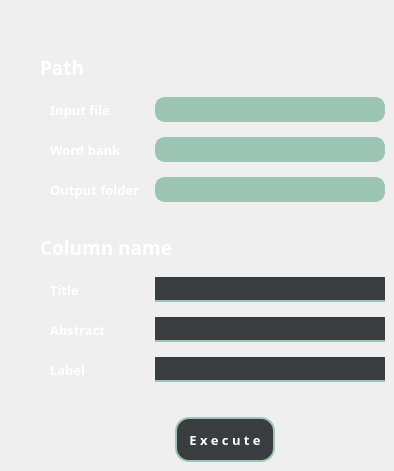
          <widget class="QWidget" name="page_7">
           <property name="font">
            <font>
             <pointsize>10</pointsize>
            </font>
           </property>
           <property name="styleSheet">
            <string notr="true">QLabel {
 color: #fff;
}

#bu_input_path,
#bu_wb_path,
#bu_output_path {
 color: #000;
 background-color: #9CC4B2;
 border-radius: 10px;
 border: 2px solid #9CC4B2;
}

#bu_input, #bu_output, #bu_wb {
 color: #000;
 background-color: #9CC4B2;
 border-radius: 10px;
 border: 2px solid #9CC4B2;
}

#bu_input_button,
#bu_wb_button,
#bu_output_button {
 color: #000;
 background-color: #9CC4B2;
 border-radius: 10px;
 border: 4px solid #9CC4B2;
}

#bu_ti_col,
#bu_ab_col,
#bu_label_col {
 background-color: #393D3F;
 border: none;
 border-bottom: 2px solid #9CC4B2;
 color: #B2B2B2;
 padding-bottom: 3px;
}
</string>
           </property>
           <widget class="QLabel" name="ab_col">
            <property name="geometry">
             <rect>
              <x>50</x>
              <y>320</y>
              <width>100</width>
              <height>20</height>
             </rect>
            </property>
            <property name="font">
             <font>
              <family>微軟正黑體</family>
              <pointsize>10</pointsize>
              <weight>75</weight>
              <bold>true</bold>
             </font>
            </property>
            <property name="text">
             <string>Abstract</string>
            </property>
           </widget>
           <widget class="QLabel" name="label_7">
            <property name="geometry">
             <rect>
              <x>50</x>
              <y>180</y>
              <width>115</width>
              <height>20</height>
             </rect>
            </property>
            <property name="font">
             <font>
              <family>微軟正黑體</family>
              <pointsize>10</pointsize>
              <weight>75</weight>
              <bold>true</bold>
             </font>
            </property>
            <property name="text">
             <string>Output folder</string>
            </property>
           </widget>
           <widget class="QPushButton" name="bu_exeButton">
            <property name="geometry">
             <rect>
              <x>175</x>
              <y>417</y>
              <width>100</width>
              <height>45</height>
             </rect>
            </property>
            <property name="sizePolicy">
             <sizepolicy hsizetype="Fixed" vsizetype="Fixed">
              <horstretch>0</horstretch>
              <verstretch>0</verstretch>
             </sizepolicy>
            </property>
            <property name="font">
             <font>
              <family>SemplicitaPro</family>
              <pointsize>10</pointsize>
              <weight>75</weight>
              <bold>true</bold>
             </font>
            </property>
            <property name="styleSheet">
             <string notr="true">QPushButton#bu_exeButton {
 color: #fff;
 background-color: #393D3F;
 border-radius: 14px;
 border: 2px solid #9CC4B2;
}

QPushButton#bu_exeButton:hover, press {
 color: #393D3F;
 background-color: #9CC4B2;
 border-radius: 14px;
 border: 2px solid #9CC4B2;
}</string>
            </property>
            <property name="text">
             <string>E x e c u t e</string>
            </property>
            <property name="flat">
             <bool>false</bool>
            </property>
           </widget>
           <widget class="QLabel" name="label_6">
            <property name="geometry">
             <rect>
              <x>50</x>
              <y>140</y>
              <width>101</width>
              <height>20</height>
             </rect>
            </property>
            <property name="font">
             <font>
              <family>微軟正黑體</family>
              <pointsize>10</pointsize>
              <weight>75</weight>
              <bold>true</bold>
             </font>
            </property>
            <property name="text">
             <string>Word bank</string>
            </property>
           </widget>
           <widget class="QLabel" name="label_5">
            <property name="geometry">
             <rect>
              <x>50</x>
              <y>100</y>
              <width>101</width>
              <height>20</height>
             </rect>
            </property>
            <property name="font">
             <font>
              <family>微軟正黑體</family>
              <pointsize>10</pointsize>
              <weight>75</weight>
              <bold>true</bold>
             </font>
            </property>
            <property name="text">
             <string>Input file</string>
            </property>
           </widget>
           <widget class="QLabel" name="label_8">
            <property name="geometry">
             <rect>
              <x>50</x>
              <y>280</y>
              <width>100</width>
              <height>20</height>
             </rect>
            </property>
            <property name="font">
             <font>
              <family>微軟正黑體</family>
              <pointsize>10</pointsize>
              <weight>75</weight>
              <bold>true</bold>
             </font>
            </property>
            <property name="text">
             <string>Title</string>
            </property>
           </widget>
           <widget class="QLabel" name="label_10">
            <property name="geometry">
             <rect>
              <x>50</x>
              <y>360</y>
              <width>100</width>
              <height>20</height>
             </rect>
            </property>
            <property name="font">
             <font>
              <family>微軟正黑體</family>
              <pointsize>10</pointsize>
              <weight>75</weight>
              <bold>true</bold>
             </font>
            </property>
            <property name="text">
             <string>Label</string>
            </property>
           </widget>
           <widget class="QLineEdit" name="bu_label_col">
            <property name="geometry">
             <rect>
              <x>155</x>
              <y>357</y>
              <width>230</width>
              <height>25</height>
             </rect>
            </property>
            <property name="sizePolicy">
             <sizepolicy hsizetype="Maximum" vsizetype="Fixed">
              <horstretch>0</horstretch>
              <verstretch>0</verstretch>
             </sizepolicy>
            </property>
            <property name="font">
             <font>
              <family>微軟正黑體</family>
              <pointsize>10</pointsize>
              <weight>75</weight>
              <bold>true</bold>
             </font>
            </property>
           </widget>
           <widget class="QLineEdit" name="bu_ti_col">
            <property name="geometry">
             <rect>
              <x>155</x>
              <y>277</y>
              <width>230</width>
              <height>25</height>
             </rect>
            </property>
            <property name="sizePolicy">
             <sizepolicy hsizetype="Maximum" vsizetype="Fixed">
              <horstretch>0</horstretch>
              <verstretch>0</verstretch>
             </sizepolicy>
            </property>
            <property name="font">
             <font>
              <family>微軟正黑體</family>
              <pointsize>10</pointsize>
              <weight>75</weight>
              <bold>true</bold>
             </font>
            </property>
            <property name="styleSheet">
             <string notr="true"/>
            </property>
           </widget>
           <widget class="QLineEdit" name="bu_ab_col">
            <property name="geometry">
             <rect>
              <x>155</x>
              <y>317</y>
              <width>230</width>
              <height>25</height>
             </rect>
            </property>
            <property name="sizePolicy">
             <sizepolicy hsizetype="Maximum" vsizetype="Fixed">
              <horstretch>0</horstretch>
              <verstretch>0</verstretch>
             </sizepolicy>
            </property>
            <property name="font">
             <font>
              <family>微軟正黑體</family>
              <pointsize>10</pointsize>
              <weight>75</weight>
              <bold>true</bold>
             </font>
            </property>
           </widget>
           <widget class="QWidget" name="bu_input" native="true">
            <property name="geometry">
             <rect>
              <x>155</x>
              <y>97</y>
              <width>230</width>
              <height>25</height>
             </rect>
            </property>
            <property name="layoutDirection">
             <enum>Qt::LeftToRight</enum>
            </property>
            <property name="styleSheet">
             <string notr="true">#widget {
 color: #000;
 background-color: #9CC4B2;
 border-radius: 10px;
 border: 2px solid #9CC4B2;
}</string>
            </property>
            <layout class="QHBoxLayout" name="horizontalLayout_2">
             <property name="spacing">
              <number>0</number>
             </property>
             <property name="leftMargin">
              <number>6</number>
             </property>
             <property name="topMargin">
              <number>0</number>
             </property>
             <property name="rightMargin">
              <number>0</number>
             </property>
             <property name="bottomMargin">
              <number>0</number>
             </property>
             <item>
              <widget class="QLineEdit" name="bu_input_path">
               <property name="sizePolicy">
                <sizepolicy hsizetype="Minimum" vsizetype="Preferred">
                 <horstretch>0</horstretch>
                 <verstretch>0</verstretch>
                </sizepolicy>
               </property>
               <property name="minimumSize">
                <size>
                 <width>200</width>
                 <height>0</height>
                </size>
               </property>
               <property name="font">
                <font>
                 <family>微軟正黑體</family>
                 <pointsize>10</pointsize>
                </font>
               </property>
               <property name="layoutDirection">
                <enum>Qt::LeftToRight</enum>
               </property>
              </widget>
             </item>
             <item>
              <widget class="QPushButton" name="bu_input_button">
               <property name="styleSheet">
                <string notr="true"/>
               </property>
               <property name="text">
                <string/>
               </property>
               <property name="icon">
                <iconset>
                 <normaloff>../../../pythonProject/ReviewPaperAI/ui/assets/icon/search_file.png</normaloff>../../../pythonProject/ReviewPaperAI/ui/assets/icon/search_file.png</iconset>
               </property>
               <property name="autoRepeat">
                <bool>false</bool>
               </property>
              </widget>
             </item>
            </layout>
           </widget>
           <widget class="QLabel" name="label">
            <property name="geometry">
             <rect>
              <x>40</x>
              <y>47</y>
              <width>50</width>
              <height>40</height>
             </rect>
            </property>
            <property name="font">
             <font>
              <family>SemplicitaPro</family>
              <pointsize>14</pointsize>
              <weight>75</weight>
              <bold>true</bold>
             </font>
            </property>
            <property name="text">
             <string>Path</string>
            </property>
           </widget>
           <widget class="QWidget" name="bu_wb" native="true">
            <property name="geometry">
             <rect>
              <x>155</x>
              <y>137</y>
              <width>230</width>
              <height>25</height>
             </rect>
            </property>
            <property name="layoutDirection">
             <enum>Qt::LeftToRight</enum>
            </property>
            <property name="styleSheet">
             <string notr="true">#widget {
 color: #000;
 background-color: #9CC4B2;
 border-radius: 10px;
 border: 2px solid #9CC4B2;
}</string>
            </property>
            <layout class="QHBoxLayout" name="horizontalLayout_3">
             <property name="spacing">
              <number>0</number>
             </property>
             <property name="leftMargin">
              <number>6</number>
             </property>
             <property name="topMargin">
              <number>0</number>
             </property>
             <property name="rightMargin">
              <number>0</number>
             </property>
             <property name="bottomMargin">
              <number>0</number>
             </property>
             <item>
              <widget class="QLineEdit" name="bu_wb_path">
               <property name="sizePolicy">
                <sizepolicy hsizetype="Minimum" vsizetype="Fixed">
                 <horstretch>0</horstretch>
                 <verstretch>0</verstretch>
                </sizepolicy>
               </property>
               <property name="minimumSize">
                <size>
                 <width>200</width>
                 <height>0</height>
                </size>
               </property>
               <property name="font">
                <font>
                 <family>微軟正黑體</family>
                 <pointsize>10</pointsize>
                </font>
               </property>
               <property name="layoutDirection">
                <enum>Qt::LeftToRight</enum>
               </property>
              </widget>
             </item>
             <item>
              <widget class="QPushButton" name="bu_wb_button">
               <property name="styleSheet">
                <string notr="true"/>
               </property>
               <property name="text">
                <string/>
               </property>
               <property name="icon">
                <iconset>
                 <normaloff>../../../pythonProject/ReviewPaperAI/ui/assets/icon/search_file.png</normaloff>../../../pythonProject/ReviewPaperAI/ui/assets/icon/search_file.png</iconset>
               </property>
               <property name="autoRepeat">
                <bool>false</bool>
               </property>
              </widget>
             </item>
            </layout>
           </widget>
           <widget class="QWidget" name="bu_output" native="true">
            <property name="geometry">
             <rect>
              <x>155</x>
              <y>177</y>
              <width>230</width>
              <height>25</height>
             </rect>
            </property>
            <property name="layoutDirection">
             <enum>Qt::LeftToRight</enum>
            </property>
            <property name="styleSheet">
             <string notr="true">#bu_output {
 color: #000;
 background-color: #9CC4B2;
 border-radius: 10px;
 border: 2px solid #9CC4B2;
}</string>
            </property>
            <layout class="QHBoxLayout" name="horizontalLayout_4">
             <property name="spacing">
              <number>0</number>
             </property>
             <property name="leftMargin">
              <number>6</number>
             </property>
             <property name="topMargin">
              <number>0</number>
             </property>
             <property name="rightMargin">
              <number>0</number>
             </property>
             <property name="bottomMargin">
              <number>0</number>
             </property>
             <item>
              <widget class="QLineEdit" name="bu_output_path">
               <property name="sizePolicy">
                <sizepolicy hsizetype="Minimum" vsizetype="Fixed">
                 <horstretch>0</horstretch>
                 <verstretch>0</verstretch>
                </sizepolicy>
               </property>
               <property name="minimumSize">
                <size>
                 <width>200</width>
                 <height>0</height>
                </size>
               </property>
               <property name="font">
                <font>
                 <family>微軟正黑體</family>
                 <pointsize>10</pointsize>
                </font>
               </property>
               <property name="layoutDirection">
                <enum>Qt::LeftToRight</enum>
               </property>
              </widget>
             </item>
             <item>
              <widget class="QPushButton" name="bu_output_button">
               <property name="styleSheet">
                <string notr="true"/>
               </property>
               <property name="text">
                <string/>
               </property>
               <property name="icon">
                <iconset>
                 <normaloff>../../../pythonProject/ReviewPaperAI/ui/assets/icon/search_folder.png</normaloff>../../../pythonProject/ReviewPaperAI/ui/assets/icon/search_folder.png</iconset>
               </property>
               <property name="autoRepeat">
                <bool>false</bool>
               </property>
              </widget>
             </item>
            </layout>
           </widget>
           <widget class="QLabel" name="label_2">
            <property name="geometry">
             <rect>
              <x>40</x>
              <y>227</y>
              <width>150</width>
              <height>40</height>
             </rect>
            </property>
            <property name="font">
             <font>
              <family>SemplicitaPro</family>
              <pointsize>14</pointsize>
              <weight>75</weight>
              <bold>true</bold>
             </font>
            </property>
            <property name="text">
             <string>Column name</string>
            </property>
           </widget>
          </widget>
